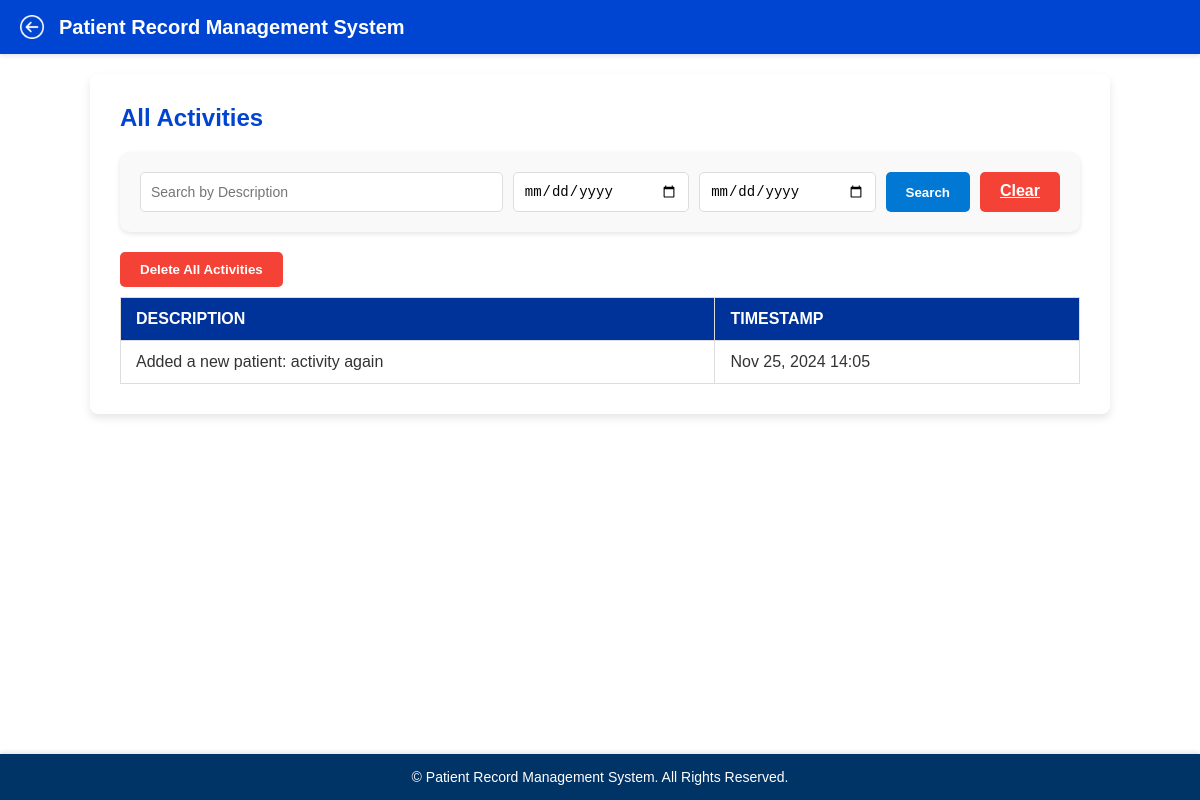
The page /activities/ (signed in) on the database as committed earlier.
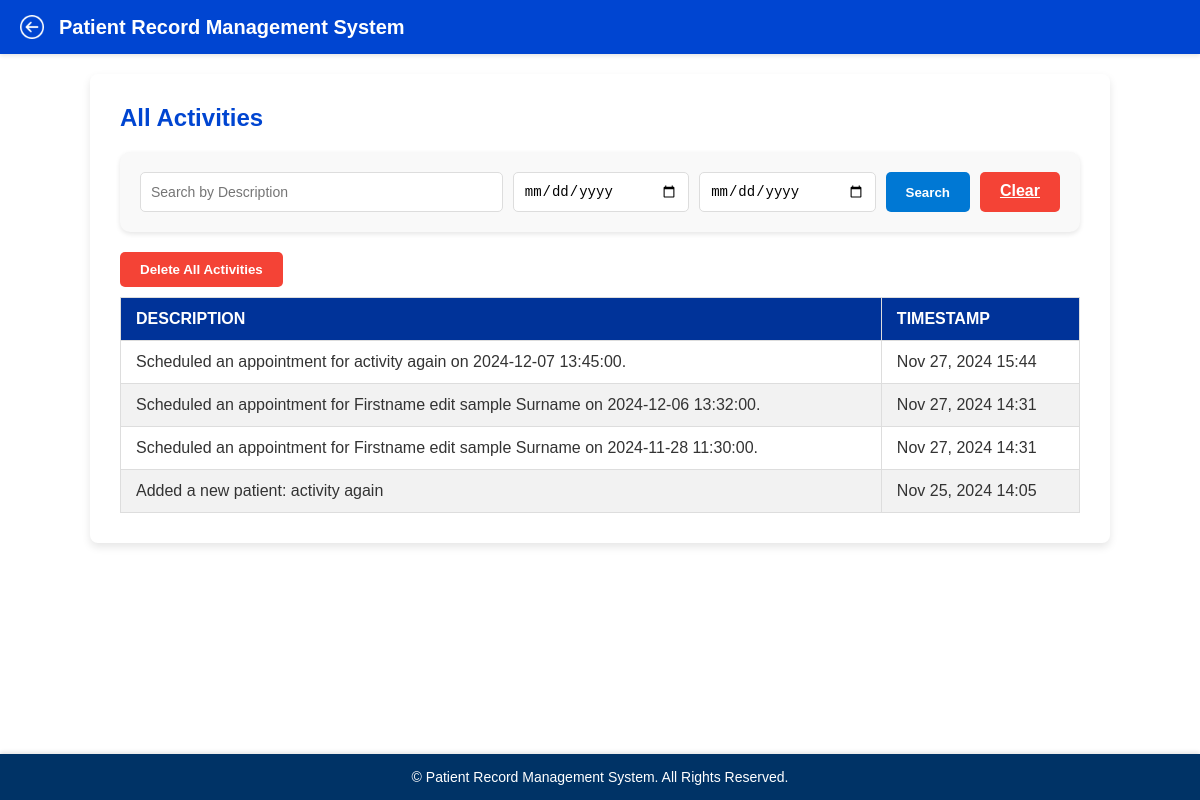
The same page on the database as committed later.
### doctor/models.py (models this page shows, shortened)
class Activity(models.Model):
    doctor = models.ForeignKey(Doctor, on_delete=models.CASCADE, related_name='activities')
    description = models.TextField()
    timestamp = models.DateTimeField(auto_now_add=True)

### doctor/views.py (the view)
# urls.py: path('activities/', views.activities_view, name='activities'),
def activities_view(request):
    doctor_id = doctor_logged_in(request)
    doctor = get_object_or_404(Doctor, id=doctor_id)
    search_query = request.GET.get('search', '')
    start_date = request.GET.get('start_date', '')
    end_date = request.GET.get('end_date', '')
    activities = doctor.activities.all()
    if search_query:
        activities = activities.filter(description__icontains=search_query)
    if start_date and end_date:
        activities = activities.filter(
            timestamp__date__gte=start_date,
            timestamp__date__lte=end_date
        )
    activities = activities.order_by('-timestamp')  # Sort activities by latest first
    return render(request, 'activities.html', {'activities': activities})

### doctor/views.py (called while the page is built)
def doctor_logged_in(request):
    doctor_id = request.session.get('doctor_id')
    if not doctor_id:
        return redirect('login')
    return doctor_id

### doctor/templates/activities.html (shortened to what this page needs)
<!DOCTYPE html>
<html lang="en">
<head>
    {% load static %}
    <link rel="stylesheet" href="{% static 'patient_list.css' %}">
</head>
<body>
    <header class="prms-header">
        <div class="header-content">
            <img src="{% static 'images/back-button.png' %}" alt="Back" class="back-btn" onclick="window.history.back();">
            <h1 class="prms-title" onclick="window.location.href='http://127.0.0.1:8000/home/';">
                Patient Record Management System
            </h1>
        </div>
    </header>
    <div class="main-container">
        <section class="form-section">
            <div class="actions-header">
                <h2 class="section-title">All Activities</h2>
            </div>
            <div class="search-container">
                <form method="GET" action="{% url 'activities' %}" class="search-form">
                    <div class="input-group">
                        <input type="text" name="search" placeholder="Search by Description" value="{{ request.GET.search|default:'' }}">
                    </div>
                    <div class="input-group">
                            <input type="date" id="start_date" name="start_date" value="{{ request.GET.start_date|default:'' }}">
                            <input type="date" id="end_date" name="end_date" value="{{ request.GET.end_date|default:'' }}">
                    </div>
                    <div class="button-group">
                        <button type="submit" class="search-btn">Search</button>
                        <a href="{% url 'activities' %}" class="clear-btn">Clear</a>
                    </div>
                </form>
            </div>
            <div class="form-container">
                <table>
                    <thead>
                        <tr>
                            <th>Description</th>
                            <th>Timestamp</th>
                            <form method="POST" action="{% url 'delete_all_activities' %}">
                                <button type="submit" class="clear-btn" onclick="return confirm('Are you sure you want to delete all activities?');">
                                    Delete All Activities
                                </button>
                            </form>
                        </tr>
                    </thead>
                    <tbody>
                        {% for activity in activities %}
                        <tr>
                            <td>{{ activity.description }}</td>
                            <td>{{ activity.timestamp|date:"M d, Y H:i" }}</td>
                        </tr>
                        {% empty %}
                        <tr>
                            <td colspan="2" class="no-data">No activities recorded.</td>
                        </tr>
                        {% endfor %}
                    </tbody>
                </table>
            </div>
        </section>
    </div>
    <footer>
        <p>&copy; {{ year }} Patient Record Management System. All Rights Reserved.</p>
    </footer>
</body>
</html>

Rows that differ between the two databases and show on the page:
added Activity: description "Scheduled an appointment for activity again on 2024-12-07 13:45:00.", timestamp "Nov 27, 2024 15:44"
added Activity: description "Scheduled an appointment for Firstname edit sample Surname on 2024-12-06 13:32:00.", timestamp "Nov 27, 2024 14:31"
added Activity: description "Scheduled an appointment for Firstname edit sample Surname on 2024-11-28 11:30:00.", timestamp "Nov 27, 2024 14:31"
